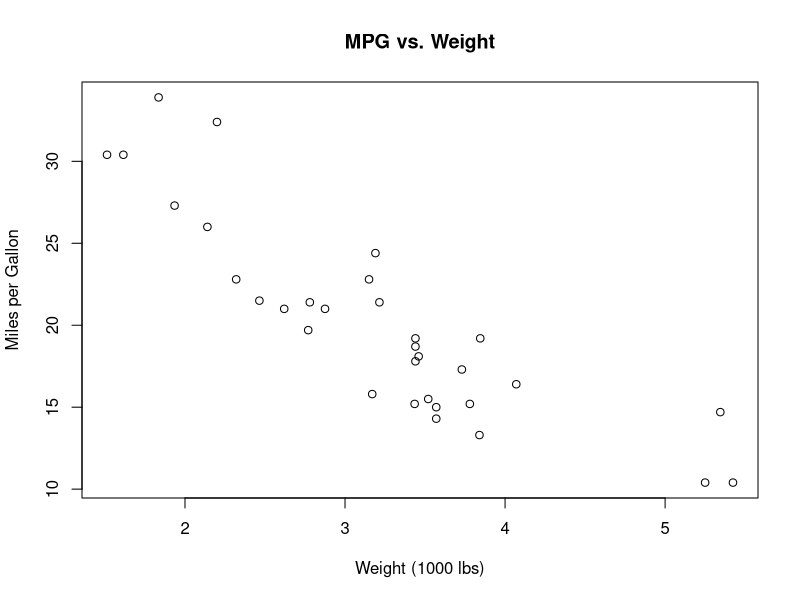
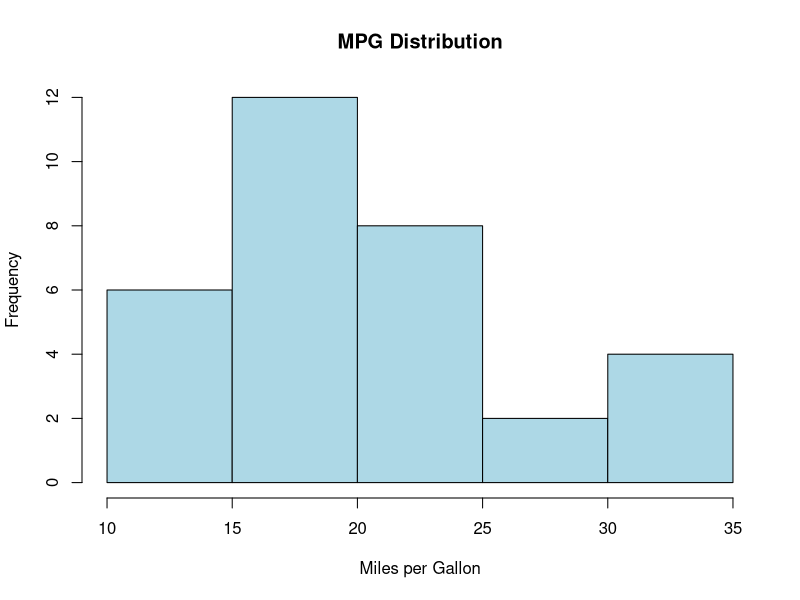
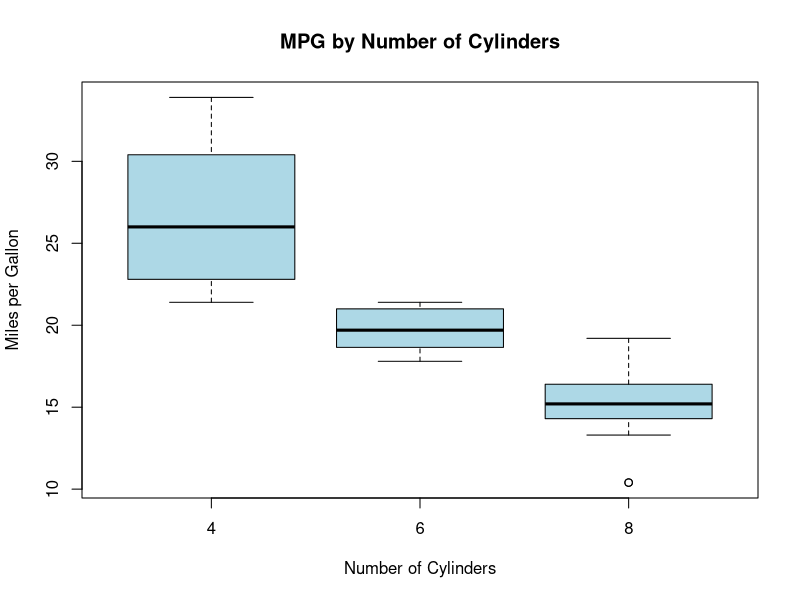
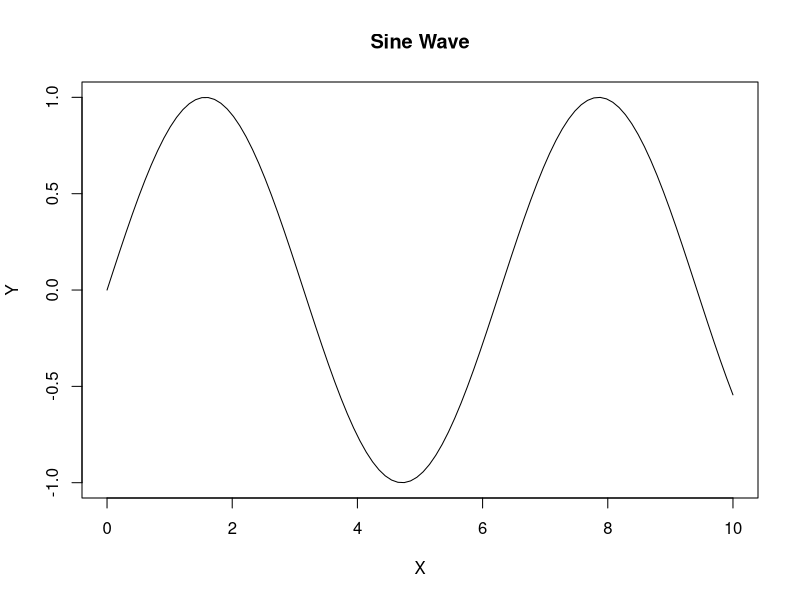
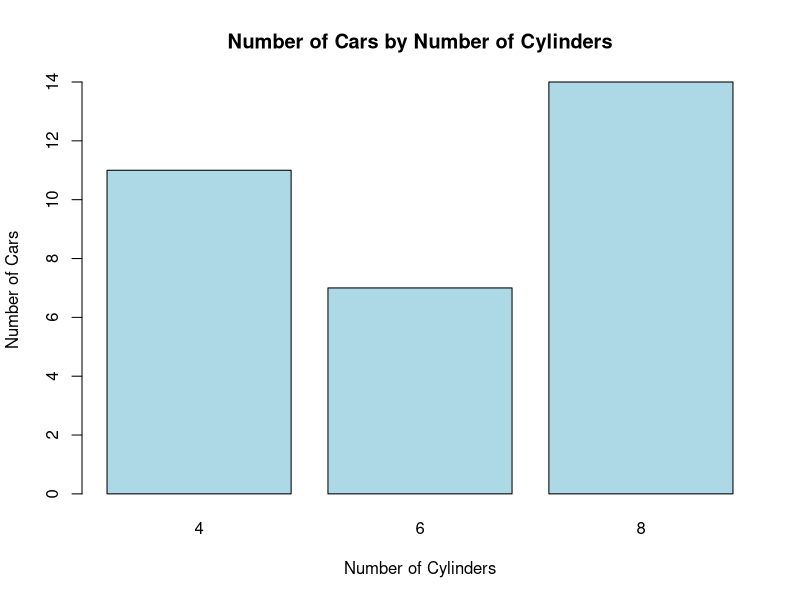
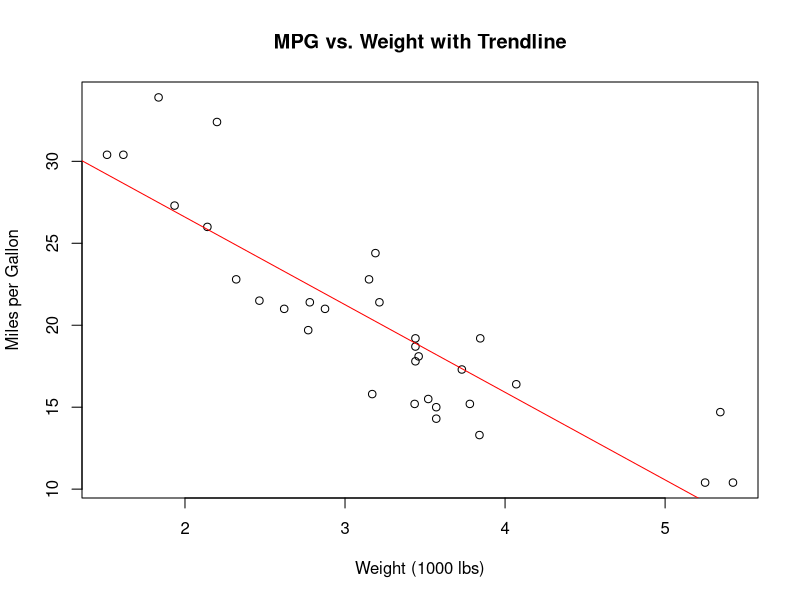

The R script that drew these images, in order:
# Generate some example data
set.seed(123) # Set a seed for reproducibility
data <- data.frame(
  group = rep(c("A", "B"), each = 10),
  variable = c(rnorm(10, mean = 5, sd = 1), rnorm(10, mean = 7, sd = 1.5))
)

# t-test to compare means between two groups
t.test(variable ~ group, data = data)

# ANOVA to compare means across multiple groups
anova <- aov(variable ~ group, data = data)
summary(anova)

# Chi-squared test for independence between two categorical variables
table <- matrix(c(20, 10, 15, 25), nrow = 2, byrow = TRUE)
chisq.test(table)

# Correlation test between two continuous variables
cor.test(data$variable, rnorm(20, mean = 6, sd = 2))

# Linear regression to model the relationship between two variables
model <- lm(variable ~ group, data = data)
summary(model)

# Wilcoxon rank-sum test to compare medians between two groups
wilcox.test(variable ~ group, data = data)

# Kruskal-Wallis test to compare medians across multiple groups
kruskal.test(variable ~ group, data = data)

# Fisher's exact test to compare proportions between two groups
table <- matrix(c(10, 5, 15, 20), nrow = 2, byrow = TRUE)
fisher.test(table)

# One-sample t-test to compare a sample mean to a known population mean
t.test(data$variable, mu = 6)

# Paired t-test to compare means before and after an intervention
before <- c(3, 5, 6, 7, 9)
after <- c(5, 6, 7, 8, 10)
t.test(before, after, paired = TRUE)

# Analysis of covariance (ANCOVA) to compare means between groups while controlling for a continuous covariate
covariate <- rnorm(20, mean = 4, sd = 1)
model <- lm(variable ~ group + covariate, data = data)
summary(model)

# Create a scatter plot
plot(x = mtcars$wt, y = mtcars$mpg, main = "MPG vs. Weight", xlab = "Weight (1000 lbs)", ylab = "Miles per Gallon")

# Create a histogram
hist(mtcars$mpg, main = "MPG Distribution", xlab = "Miles per Gallon", ylab = "Frequency", col = "lightblue")

# Create a box plot
boxplot(mpg ~ cyl, data = mtcars, main = "MPG by Number of Cylinders", xlab = "Number of Cylinders", ylab = "Miles per Gallon", col = "lightblue")

# Create a line plot
x <- seq(0, 10, length = 100)
y <- sin(x)
plot(x, y, type = "l", main = "Sine Wave", xlab = "X", ylab = "Y")

# Create a bar plot
counts <- table(mtcars$cyl)
barplot(counts, main = "Number of Cars by Number of Cylinders", xlab = "Number of Cylinders", ylab = "Number of Cars", col = "lightblue")

# Create a scatter plot with a trendline
plot(mtcars$wt, mtcars$mpg, main = "MPG vs. Weight with Trendline", xlab = "Weight (1000 lbs)", ylab = "Miles per Gallon")
abline(lm(mpg ~ wt, data = mtcars), col = "red")


